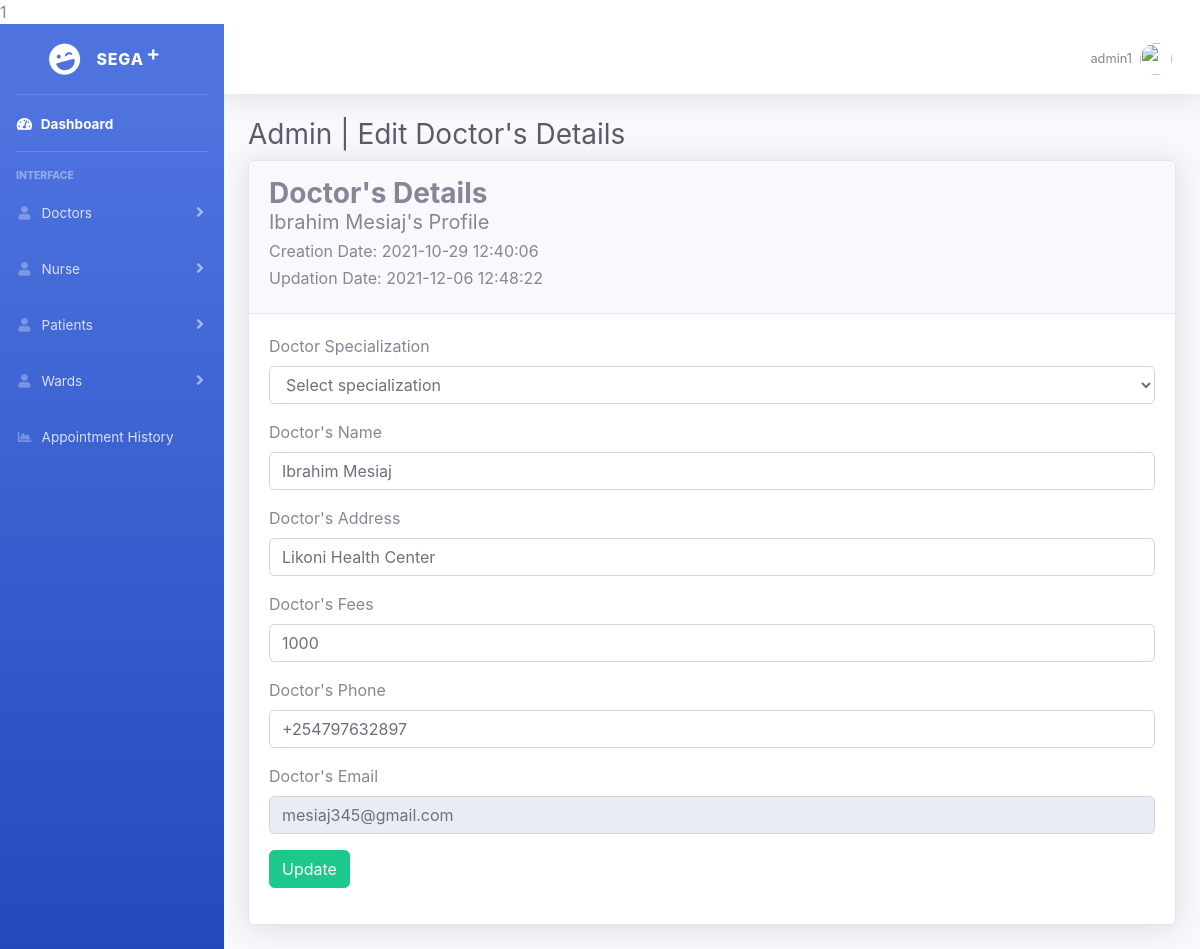
The app's page /admin/dashboard/edit-doctor.php?edit=1 (signed in) with its own data.
### tables this page shows
CREATE TABLE `doctors` (
  `id` int(11) NOT NULL,
  `specialization_id` int(255) NOT NULL,
  `DocName` varchar(255) NOT NULL,
  `Address` varchar(255) NOT NULL,
  `Fees` int(11) NOT NULL,
  `Phone` varchar(255) NOT NULL,
  `Email` varchar(255) NOT NULL,
  `PassCode` varchar(255) NOT NULL,
  `CreateDate` timestamp NOT NULL DEFAULT current_timestamp(),
  `UpdationDate` timestamp NOT NULL DEFAULT '0000-00-00 00:00:00' ON UPDATE current_timestamp()
);

### admin/dashboard/edit-doctor.php (the view, shortened to what this page needs)
<?php
if (isset($_SESSION['admin_name'])) {
    $docid = (isset($_GET['edit']) ? $_GET['edit'] : null);
    }else {
        header("Location:../login.php");
    }
?>
<!DOCTYPE html>
<html lang="en">
<head>
    <link rel="stylesheet" href="vendor/DataTable/DataTables-1.10.25/css/jquery.dataTables.css">
    <link href="vendor/fontawesome-free/css/all.min.css" rel="stylesheet" type="text/css">
    <link rel="stylesheet" href="vendor/icofont/icofont.min.css">
    <link href="css/sb-admin-2.min.css" rel="stylesheet">
    <link href="css/sb-admin-2.css" rel="stylesheet">
</head>
<body id="page-top">
    <div id="wrapper">
        <?php include_once "partials/sidebar.php"; ?>
        <div id="content-wrapper" class="d-flex flex-column">
            <div id="content">
                <?php include_once "partials/navbar.php"; ?>
                <div class="container-fluid">
                    <h1 class="h3 mb-2 text-gray-800">Admin | Edit Doctor's Details</h1>
                    <?php
                            $selDoc = "SELECT * FROM doctors WHERE id=$docid";
                            $retd = mysqli_query($mysqli, $selDoc);
                            $docRow = mysqli_fetch_assoc($retd);
                        ?>
                    <div class="card shadow mb-4">
                        <div class="card-header py-3">
                            <h3 class="m-0 font-weight-bold">Doctor's Details</h3>
                            <div class="pat-info">
                                <h5><?php echo $docRow['DocName']. "'s " ?>Profile</h5>
                                <h6>Creation Date: <?php echo $docRow['CreateDate']; ?></h6>
                                <h6>Updation Date: <?php echo $docRow['UpdationDate']; ?></h6>
                            </div>
                        </div>
                        <div class="card-body updateForm">
                            <form action="" method="POST">
                                <div class="form-group">
                                    <label for="spec">Doctor Specialization</label>
                                    <select name="spec" id="" class="form-control">
                                        <option value="">Select specialization</option>
                                    </select>
                                </div>
                                <div class="form-group">
                                    <label for="docname">Doctor's Name</label>
                                    <input type="text" class="form-control" name="docname" id="" value="<?php echo $docRow['DocName']; ?>">
                                </div>
                                <div class="form-group">
                                    <label for="address">Doctor's Address</label>
                                    <input type="text" class="form-control" name="address" id="" value="<?php echo $docRow['Address']; ?>">
                                </div>
                                <div class="form-group">
                                    <label for="fees">Doctor's Fees</label>
                                    <input type="text" class="form-control" name="fees" id="" value="<?php echo $docRow['Fees']; ?>">
                                </div>
                                <div class="form-group">
                                    <label for="phone">Doctor's Phone</label>
                                    <input type="text" class="form-control" name="phone" id="" value="<?php echo $docRow['Phone']; ?>">
                                </div>
                                <div class="form-group">
                                    <label for="email">Doctor's Email</label>
                                    <input type="email" class="form-control" name="email" id="" value="<?php echo $docRow['Email']; ?>" disabled>
                                </div>
                                <div class="form-group myButton">
                                    <input type="submit" name="submit" id="" value="Update" class="btn btn-success">
                                </div>
                            </form>
                        </div>
                    </div>
                </div>
            </div>
        </div>
    </div>
</body>
</html>

### records on screen
doctors: DocName "Ibrahim Mesiaj", CreateDate "2021-10-29 12:40:06", UpdationDate "2021-12-06 12:48:22", docname "Ibrahim Mesiaj", address "Likoni Health Center", fees "1000", phone "+254797632897", email "mesiaj345@gmail.com"

### other values on screen
$_SESSION['admin_name'] "admin1"
